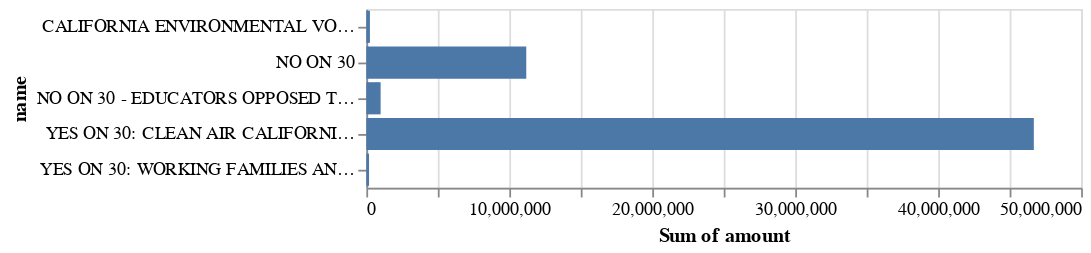

This figure's notebook cell:
### Markdown cell above
That's much better. You can see our scales have changed because Altair is now adding up contributions by filer name. Let's make some improvements to the chart by adding the following features:

- Change it from a horizontal bar chart to a vertical bar chart
- Sort by amount
- Color by the filer's position on the proposition

Changing a bar chart from horizontal to vertical is fairly easy. Altair will need some additional information from us to sort and color the chart.

First let's change the orientation of the chart.

### Code cell
alt.Chart(contribs).mark_bar().encode(x='sum(amount)',y='name')

### Figure 1 — Vega-Lite specification as saved in the notebook (floating-point values rounded to 4 significant figures; data arrays with more than 128 entries replaced by an {"elided": "..."} marker saying what was removed)
{"config": {"view": {"continuousWidth": 400, "continuousHeight": 300}}, "data": {"name": "data-d17a4e5000736a12280153bd224e2812"}, "mark": "bar", "encoding": {"x": {"aggregate": "sum", "field": "amount", "type": "quantitative"}, "y": {"field": "name", "type": "nominal"}}, "$schema": "https://vega.github.io/schema/vega-lite/v4.17.0.json", "datasets": {"data-d17a4e5000736a12280153bd224e2812": {"elided": "152 records"}}}
